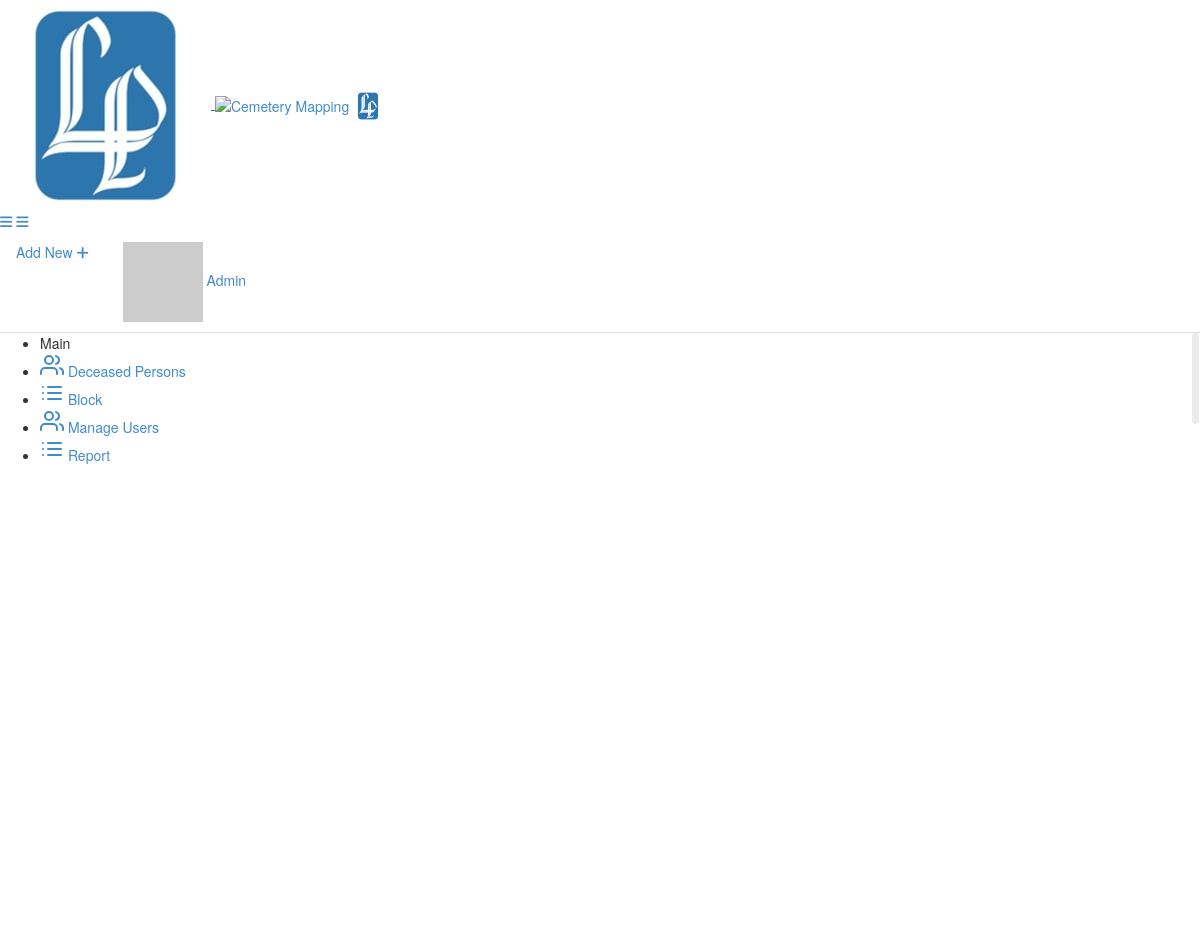
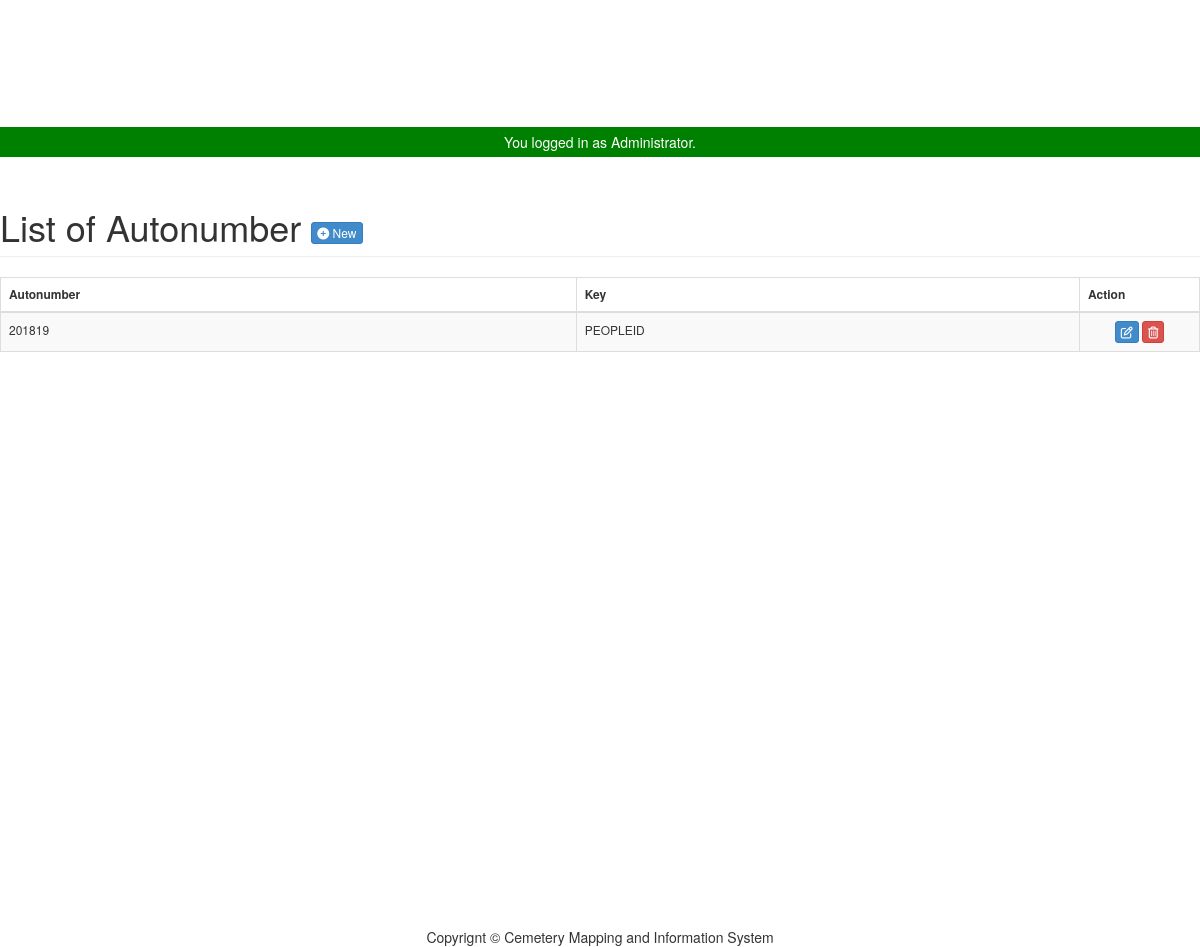
The page /admin/autonumber/index.php (signed in) on the database its author committed (2 pictures, top to bottom).
### tables this page shows
CREATE TABLE `tblautonumber` (
  `ID` int(11) NOT NULL,
  `AUTOSTART` varchar(11) NOT NULL,
  `AUTOINC` int(11) NOT NULL,
  `AUTOEND` int(11) NOT NULL,
  `AUTOKEY` varchar(12) NOT NULL,
  `AUTONUM` int(30) NOT NULL
);

### admin/autonumber/index.php (called while the page is built, shortened)
<?php
require_once ("../theme/templates.php");
?>

### include/database.php (called while the page is built, shortened)
<?php
class Database {
	var $sql_string = '';
	private $conn;
	public function open_connection() {
		$this->conn = mysqli_connect(server,user,pass);
		if(!$this->conn){
			echo "Problem in database connection! Contact administrator!";
			exit();
		}else{
			$db_select = mysqli_select_db($this->conn,database_name);
		}
	}
	function setQuery($sql='') {
		$this->sql_string=$sql;
	}
	function executeQuery() {
		$result = mysqli_query($this->conn,$this->sql_string);
		return $result;
	}
	private function confirm_query($result) {
		return $result;
	}
	function loadResultList( $key='' ) {
		$cur = $this->executeQuery();
		$array = array();
		while ($row = mysqli_fetch_object($cur)) {
			if ($key) {
				$array[$row->$key] = $row;
			} else {
				$array[] = $row;
			}
		}
		return $array;
	}
}
$mydb = new Database();
?>

### admin/autonumber/list.php (the view, shortened to what this page needs)
<div class="row">
      	 <div class="col-lg-12">
           <h1 class="page-header">List of Autonumber  <a href="index.php?view=add" class="btn btn-primary btn-xs  ">  <i class="fa fa-plus-circle fw-fa"></i> New</a>  </h1>
      		</div>
  		 </div>
 		    <form action="controller.php?action=delete" Method="POST">
		     <div class="table-responsive">
			<table id="example" class="table table-striped table-bordered table-hover"  style="font-size:12px" cellspacing="0">
			  <thead>
			  	<tr>
			  		<th>
			  		 Autonumber</th>
			  		  <th>Key</th>
			  		 <th width="10%" align="center">Action</th>
			  	</tr>
			  </thead>
			  <tbody>
			  	<?php
			  		$mydb->setQuery("SELECT * FROM `tblautonumber`");
			  		$cur = $mydb->loadResultList();
					foreach ($cur as $result) {
			  		echo '<tr>';
		  			echo '<td>' . $result->AUTOSTART. $result->AUTOEND.'</td>';
		  			echo '<td>' . $result->AUTOKEY.'</td>';
			  		echo '<td align="center"><a title="Edit" href="index.php?view=edit&id='.$result->ID.'" class="btn btn-primary btn-xs  ">  <span class="fa fa-edit fw-fa"></a>
			  		     <a title="Delete" href="controller.php?action=delete&id='.$result->ID.'" class="btn btn-danger btn-xs  ">  <span class="fa  fa-trash-o fw-fa "></a></td>';
			  		echo '</tr>';
			  	}
			  	?>
			  </tbody>
			</table>
			</form>

### rows shown on the page
tblautonumber: AUTOSTART "2018", AUTOEND "19", AUTOKEY "PEOPLEID"

### other values the page prints
$_SESSION['U_NAME'] "Admin"
$_SESSION['message'] "You logged in as Administrator."
